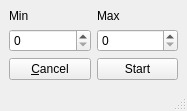
<?xml version="1.0" encoding="UTF-8"?>
<ui version="4.0">
 <class>PortScanWindow</class>
 <widget class="QMainWindow" name="PortScanWindow">
  <property name="geometry">
   <rect>
    <x>0</x>
    <y>0</y>
    <width>187</width>
    <height>106</height>
   </rect>
  </property>
  <property name="windowTitle">
   <string>MainWindow</string>
  </property>
  <widget class="QWidget" name="centralwidget">
   <layout class="QGridLayout" name="gridLayout">
    <item row="0" column="1">
     <widget class="QLabel" name="label_2">
      <property name="text">
       <string>Min</string>
      </property>
     </widget>
    </item>
    <item row="0" column="3">
     <widget class="QLabel" name="label_3">
      <property name="text">
       <string>Max</string>
      </property>
     </widget>
    </item>
    <item row="1" column="3">
     <widget class="QSpinBox" name="maxSpinBox"/>
    </item>
    <item row="1" column="1">
     <widget class="QSpinBox" name="minSpinBox"/>
    </item>
    <item row="2" column="3">
     <widget class="QPushButton" name="runPortScanButton">
      <property name="text">
       <string>Start</string>
      </property>
     </widget>
    </item>
    <item row="2" column="1">
     <widget class="QPushButton" name="cancelButton">
      <property name="text">
       <string>&amp;Cancel</string>
      </property>
     </widget>
    </item>
   </layout>
  </widget>
  <widget class="QStatusBar" name="statusbar"/>
 </widget>
 <resources/>
 <connections/>
</ui>
